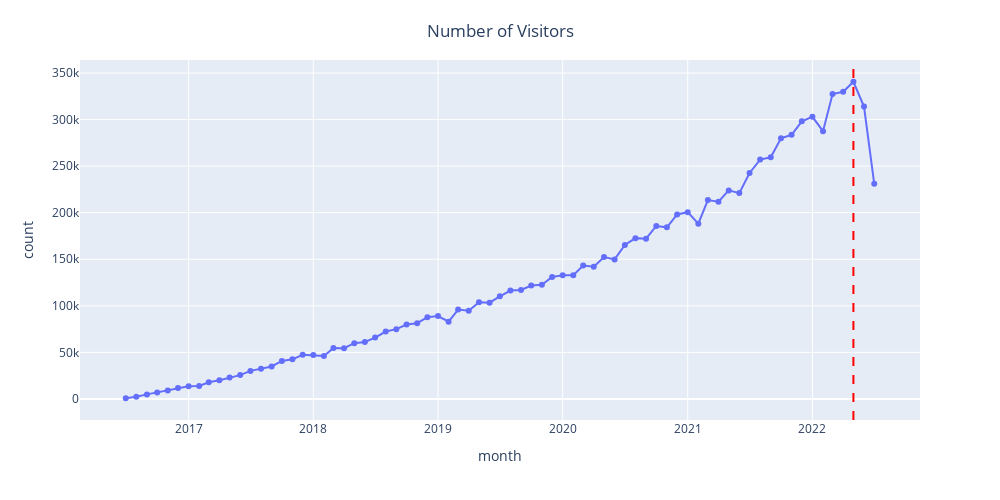

The cell this chart's notebook holds for it:
### Code cell
# 전체기간 방문 수
fig = px.line(session_info_all, x='month', y='num_session_id', markers=True,
              width = 1000, height = 500)
fig.update_xaxes(title='month')
fig.update_yaxes(title='count')
title = {'text':'Number of Visitors', 'y':0.95,
        'x':0.5,'xanchor':'center', 'yanchor':'top'}
fig.update_layout(title=title)
# 수직선을 그릴 위치
vertical_line_position = '2022-05'

# 수직선 추가
fig.add_shape(type='line',
              x0=vertical_line_position, y0=0, x1=vertical_line_position, y1=1,
              line=dict(color='red', dash='dash'),
              xref='x', yref='paper')

# fig.add_annotation(x=vertical_line_position, y=1,
#                    text='2022-06',
#                    showarrow=False,
#                    font=dict(size=10, color='black'),
#                    xref='x', yref='paper')
fig.show()

### Figure 1 — Plotly figure (JSON) as saved in the notebook; plotly's stock layout.template omitted (floating-point values rounded to 4 significant figures)
{"data": [{"hovertemplate": "month=%{x}<br>num_session_id=%{y}<extra></extra>", "legendgroup": "", "line": {"color": "#636efa", "dash": "solid"}, "marker": {"symbol": "circle"}, "mode": "lines+markers", "name": "", "orientation": "v", "showlegend": false, "type": "scatter", "x": ["2016-07", "2016-08", "2016-09", "2016-10", "2016-11", "2016-12", "2017-01", "2017-02", "2017-03", "2017-04", "2017-05", "2017-06", "2017-07", "2017-08", "2017-09", "2017-10", "2017-11", "2017-12", "2018-01", "2018-02", "2018-03", "2018-04", "2018-05", "2018-06", "2018-07", "2018-08", "2018-09", "2018-10", "2018-11", "2018-12", "2019-01", "2019-02", "2019-03", "2019-04", "2019-05", "2019-06", "2019-07", "2019-08", "2019-09", "2019-10", "2019-11", "2019-12", "2020-01", "2020-02", "2020-03", "2020-04", "2020-05", "2020-06", "2020-07", "2020-08", "2020-09", "2020-10", "2020-11", "2020-12", "2021-01", "2021-02", "2021-03", "2021-04", "2021-05", "2021-06", "2021-07", "2021-08", "2021-09", "2021-10", "2021-11", "2021-12", "2022-01", "2022-02", "2022-03", "2022-04", "2022-05", "2022-06", "2022-07"], "xaxis": "x", "y": [774, 2283, 4929, 7055, 9072, 11663, 13728, 13885, 17864, 20052, 23045, 25607, 30157, 32426, 34885, 40843, 42596, 47484, 47186, 46109, 54810, 54508, 59893, 61273, 65872, 72391, 74976, 79953, 81359, 87754, 89038, 83015, 96034, 94725, 103879, 103405, 110211, 116363, 117120, 121798, 122544, 131037, 132918, 132891, 143196, 142069, 152378, 149856, 165344, 172708, 172089, 185742, 184274, 198095, 200573, 188190, 213553, 211889, 223960, 221059, 242687, 257032, 259532, 279919, 283668, 298168, 302947, 287543, 327424, 329907, 340625, 313967, 231015], "yaxis": "y"}], "layout": {"height": 500, "legend": {"tracegroupgap": 0}, "margin": {"t": 60}, "shapes": [{"line": {"color": "red", "dash": "dash"}, "type": "line", "x0": "2022-05", "x1": "2022-05", "xref": "x", "y0": 0, "y1": 1, "yref": "paper"}], "title": {"text": "Number of Visitors", "x": 0.5, "xanchor": "center", "y": 0.95, "yanchor": "top"}, "width": 1000, "xaxis": {"anchor": "y", "domain": [0, 1], "title": {"text": "month"}}, "yaxis": {"anchor": "x", "domain": [0, 1], "title": {"text": "count"}}}}
